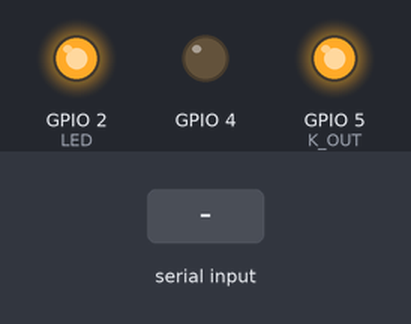
Recording of a sketch running on a simulated ESP32. Shown: output pins drawn as LEDs (lit = HIGH). Inputs (shaded band) come from the test bench. What the sketch prints to the serial monitor is not drawn.

Above: at 2.3 s.
2.4 s: "90,45\n" received over the second serial link
At 6.0 s:
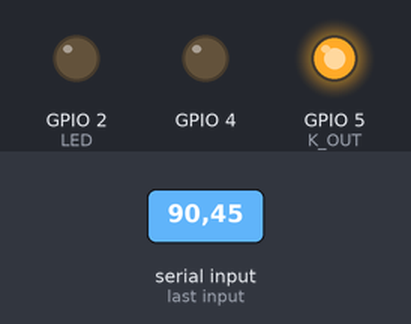
Timing chart, 0 to 11.4 s (numbered marks = the images above; inputs shaded):
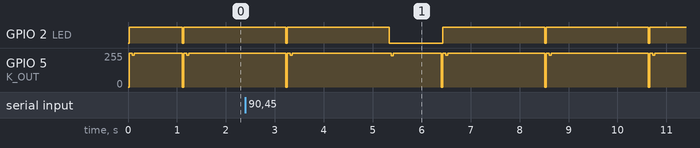

The sketch:

T1_ECU.ino
```cpp
//#include <stdlib.h>
//#include <cstdint>
#include <esp_now.h>
#include <WiFi.h>

uint8_t slaveAddress[] = {0x30, 0xAE, 0xA4, 0xF4, 0xC6, 0x98};

typedef struct Sensor {
  int ID;
  char Data[200];
};

Sensor Muestras;

// Create peer interface
esp_now_peer_info_t peerInfo;


void OnDataSent(const uint8_t *mac_addr, esp_now_send_status_t status) {
  //Serial.print("\r\nSend message status:\t");
  Serial.print(status == ESP_NOW_SEND_SUCCESS ? "Sent: " : "Fail: ");
}

// Define pines control
  byte LED = 2;

// Variables Tiempo
  unsigned long Trns;
  unsigned long Trequest;

// Timing KWP2000 protocol
  #define K_IN      16 //RX2
  #define K_OUT     5 //TX2
  //byte  P1  = 1;    // 0  - 20
  byte  P2  = 1;   // 25 - 50
  int   P3  = 55;   // 55 - 5000
  //byte  P4  = 1;    // 5  - 20

// Variables K-Line
  byte  Decu[20], Dini[14];
  bool  ECUon;
  float aux;
  int RPM, TPS, TPS2, GP;
  float ECT, BAT;

// Vectores PIDs OBD 2
  byte Vecu[5]  = {0x81, 0x11, 0xF1, 0x81, 0x04};
  byte Vtps[7]  = {0x80, 0x11, 0xF1, 0x02, 0x21, 0x04, 0xA9};
  byte Vrpm[7]  = {0x80, 0x11, 0xF1, 0x02, 0x21, 0x09, 0xAE};
  byte Vect[7]  = {0x80, 0x11, 0xF1, 0x02, 0x21, 0x06, 0xAB};
  byte Vtps2[7] = {0x80, 0x11, 0xF1, 0x02, 0x21, 0x5B, 0x00};
  byte Vgp[7]   = {0x80, 0x11, 0xF1, 0x02, 0x21, 0x0B, 0xB0};
  byte Vbat[7]  = {0x80, 0x11, 0xF1, 0x02, 0x21, 0x0A, 0xAF};


// Variables loop
  byte OBD, OBDa;
  String CS="";


void setup() {
// Inicializacion para mostrar en monitor Serial
  Serial.begin(115200);
  //  while (!Serial);
  Serial2.begin(10400); // Comunicacion K-line
  Serial.println("ECU start");

// Orden: Celda, Encoder, Flujo, ECU
    Muestras.ID = 4;

// Configuracion de pines
  pinMode(LED,OUTPUT);
  pinMode(4,OUTPUT);
  pinMode(K_OUT,OUTPUT);

// Inicializa K-line
  ECU_connect();

// Set device as a Wi-Fi Station
  WiFi.mode(WIFI_STA);
  // Init ESP-NOW
  if (esp_now_init() != ESP_OK) {
    Serial.println("There was an error initializing ESP-NOW");
    return;
  }
  // We will register the callback function to respond to the event
  esp_now_register_send_cb(OnDataSent);

   // Register the slave
  //esp_now_peer_info_t slaveInfo;
memcpy(peerInfo.peer_addr, slaveAddress, 6);
  peerInfo.channel = 0;
  peerInfo.encrypt = false;

  // Add peer
  if (esp_now_add_peer(&peerInfo) != ESP_OK){
    Serial.println("Failed to add peer");
    return;
  }
 // inicializa Variables tiempo
  Trns = micros();
}

void loop() {

  //K-line
        Trns = micros();
      if(ECUon==1){
        Trequest=millis();
        digitalWrite(LED,0);
        OBD++;
        switch (OBD){
          case 1:
            RPM_request();
            Serial2.readBytes(Decu,16);
            RPM =(Decu[13]*100)+Decu[14];
            delay(P3);
          break;
          case 2:
            TPS_request();
            Serial2.readBytes(Decu,16);
            TPS=map((Decu[13]<<8) + Decu[14], 206,892, 0,100);
            delay(P3);
          break;
          default:
            OBDa++;
            switch (OBDa){
                case 1:
                  ECT_request();
                  Serial2.readBytes(Decu,15);
                  aux = Decu[13];
                  ECT = ((aux-48))/1.6;
                  delay(P3);
                break;
                case 2:
                  TPS2_request();
                  Serial2.readBytes(Decu,15);
                  //aux = Decu[13];
                  TPS2= map(Decu[13], 60, 200, 0,100);
                  //((aux-125)*100)/(222-125);
                  delay(P3);
                break;
                case 3:
                  GP_request();
                  Serial2.readBytes(Decu,15);
                  GP  = Decu[13];
                  delay(P3);
                break;
                default:
                  BAT_request();
                  Serial2.readBytes(Decu,15);
                  aux = Decu[13];
                  BAT  = (aux/12.75);
                  delay(P3);
                  OBDa=0;
            }
            OBD=0;
        }
        //Kline = "TPS= " + String(TPS) +"%  RPM= " +String(RPM) +"  ECT= " +String(ECT) +"°C  TPS2= " +String(TPS2) +"  GP= " +String(GP) +"  BAT= " +String(BAT) +"V";
        //Serial.println(Kline);
      }else{
        TPS=0; RPM=0; ECT=0; TPS2=0; GP=0; BAT=0;
      }digitalWrite(LED,1);

    if((millis()-Trequest)>200 || TPS>110){
       ECUon=ECU_connect();
       Serial.println("Reconect");
       delay(1000);
    }

  CS  +=  String(RPM)+ " ";
  CS  +=  String(TPS)+ " ";
  CS  +=  String(ECT)+ " ";
  CS  +=  String(BAT)+ " ";
  CS  +=  String(TPS2)+ " ";
  CS  +=  String(GP)+ " ";
  CS  +=  String(0)+ " ";
  CS  +=  String(0)+ " ";
  CS  +=  String(0)+ " ";
  CS  +=  String(0)+ " ";

  CS.toCharArray(Muestras.Data, CS.length());
    Serial.println(CS);

  //  esp_err_t result = esp_now_send(slaveAddress, (uint8_t *) &Cs, sizeof(Cs));
    esp_err_t result = esp_now_send(slaveAddress, (uint8_t *) &Muestras, sizeof(Muestras));
  //  esp_err_t result = esp_now_send(slaveAddress, (uint8_t *) &dhtData, sizeof(dhtData));

    if (result == ESP_OK) {
     // Serial.println("The message was sent sucessfully.");
    }else {
      //Serial.println("There was an error sending the message.");
    }
    CS="";

}

bool  ECU_connect(){
    //digitalWrite(K_OUT,1);
    //delay(1000);
    Fast_Start();
    ECU_request();
    delay(P2);
    Serial2.readBytes(Dini,13);
//    Serial.print("  Ecu Request: ");
//    Serial.print(Dini[0],HEX);Serial.print(" ");
//    Serial.print(Dini[1],HEX);Serial.print(" ");
//    Serial.print(Dini[2],HEX);Serial.print(" ");
//    Serial.print(Dini[3],HEX);Serial.print(" ");
//    Serial.print(Dini[4],HEX);Serial.print(" ");
//    Serial.print(Dini[5],HEX);Serial.print(" ");
//    Serial.print(Dini[6],HEX);Serial.print(" ");
//    Serial.print(Dini[7],HEX);Serial.print(" ");
//    Serial.print(Dini[8],HEX);Serial.print(" ");
//    Serial.print(Dini[9],HEX);Serial.print(" ");
//    Serial.print(Dini[10],HEX);Serial.print(" ");
//    Serial.print(Dini[11],HEX);Serial.print(" ");
//    Serial.print(Dini[12],HEX);Serial.print(" ");
//    Serial.println(Dini[13],HEX);
    delay(P3);

    if(Dini[3]==0){
      for(byte i=0; i<13; i++){Dini[i]=0;}
      return(0);
    }else{
      for(byte i=0; i<13; i++){Dini[i]=0;}
      return(1);
    }
}

// Send Request to ECU for know if it exist
void  ECU_request(){
  for(byte d=0;d<5;d++){ Tbit8(Vecu[d] ); }
}

// Send request of Throttle Position Sensor
void TPS_request(){
  for(byte d=0;d<7;d++){ Tbit8(Vtps[d]);  }
}

// Send request of Engine RPM
void RPM_request(){
  for(byte d=0;d<7;d++){ Tbit8(Vrpm[d]);  }
}

// Send request of Engine Coolant Temperature
void ECT_request(){
  for(byte d=0;d<7;d++){ Tbit8(Vect[d]);  }
}

// Send request of Sub-throttle valve operating angle
void TPS2_request(){
  for(byte d=0;d<7;d++){ Tbit8(Vtps2[d]);  }
}

// Send request of Gear Position
void GP_request(){
  for(byte d=0;d<7;d++){ Tbit8(Vgp[d]);  }
}

// Send request of Battery voltage
void BAT_request(){
  for(byte d=0;d<7;d++){ Tbit8(Vbat[d]);  }
}

// Function to transmit byte to K-line
void  Tbit8(byte Bn){
    digitalWrite(K_OUT,0);
    delayMicroseconds(94);
  for(byte i=0; i<8; i++){
    //Serial.print(bitRead(Bn,i-1));
    digitalWrite(K_OUT,bitRead(Bn,i));
    delayMicroseconds(94);
  }digitalWrite(K_OUT,1);
  delayMicroseconds(100);
}

// Initialize connection to ECU. Fast initialization K-Line
void  Fast_Start() {
// This is the ISO 14230-2 "Fast Init" sequence.
  digitalWrite(K_OUT, LOW);   digitalWrite(LED,0);
  delay(25);
  digitalWrite(K_OUT, HIGH);  digitalWrite(LED,1);
  delay(25);
}
```
